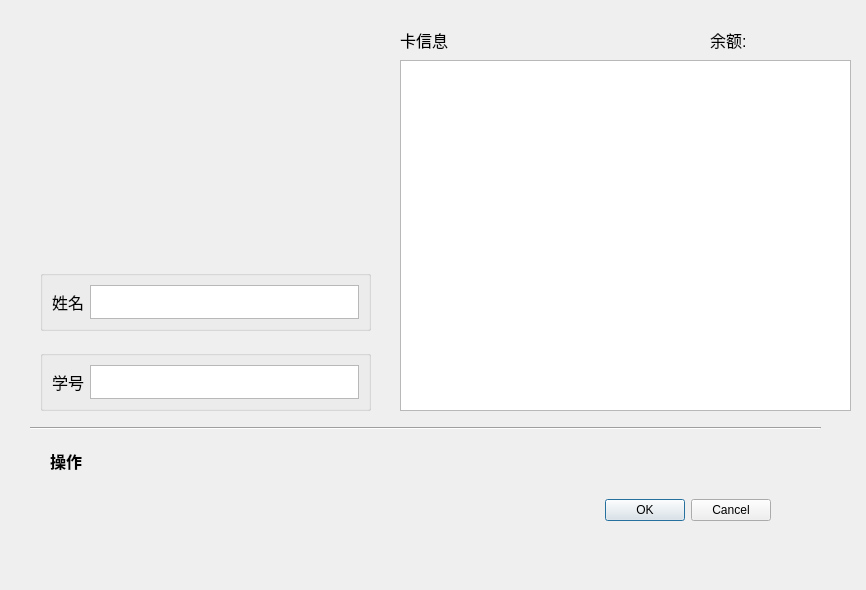
<?xml version="1.0" encoding="UTF-8"?>
<ui version="4.0">
 <class>stu_info</class>
 <widget class="QDialog" name="stu_info">
  <property name="geometry">
   <rect>
    <x>0</x>
    <y>0</y>
    <width>866</width>
    <height>590</height>
   </rect>
  </property>
  <property name="windowTitle">
   <string>Dialog</string>
  </property>
  <widget class="QDialogButtonBox" name="buttonBox">
   <property name="geometry">
    <rect>
     <x>300</x>
     <y>480</y>
     <width>471</width>
     <height>61</height>
    </rect>
   </property>
   <property name="orientation">
    <enum>Qt::Horizontal</enum>
   </property>
   <property name="standardButtons">
    <set>QDialogButtonBox::Cancel|QDialogButtonBox::Ok</set>
   </property>
  </widget>
  <widget class="QLabel" name="label">
   <property name="geometry">
    <rect>
     <x>110</x>
     <y>20</y>
     <width>221</width>
     <height>231</height>
    </rect>
   </property>
   <property name="text">
    <string>&lt;html&gt;&lt;head/&gt;&lt;body&gt;&lt;p&gt;&lt;img src=&quot;:/new/prefix1/logo/head1.png&quot;/&gt;&lt;/p&gt;&lt;/body&gt;&lt;/html&gt;</string>
   </property>
  </widget>
  <widget class="QGroupBox" name="groupBox">
   <property name="geometry">
    <rect>
     <x>40</x>
     <y>270</y>
     <width>331</width>
     <height>61</height>
    </rect>
   </property>
   <property name="title">
    <string/>
   </property>
   <layout class="QHBoxLayout" name="horizontalLayout">
    <item>
     <widget class="QLabel" name="label_2">
      <property name="font">
       <font>
        <pointsize>12</pointsize>
       </font>
      </property>
      <property name="text">
       <string>姓名</string>
      </property>
     </widget>
    </item>
    <item>
     <widget class="QTextBrowser" name="name">
      <property name="font">
       <font>
        <pointsize>12</pointsize>
       </font>
      </property>
     </widget>
    </item>
   </layout>
  </widget>
  <widget class="QGroupBox" name="groupBox_2">
   <property name="geometry">
    <rect>
     <x>40</x>
     <y>350</y>
     <width>331</width>
     <height>61</height>
    </rect>
   </property>
   <property name="title">
    <string/>
   </property>
   <layout class="QHBoxLayout" name="horizontalLayout_2">
    <item>
     <widget class="QLabel" name="label_3">
      <property name="font">
       <font>
        <pointsize>12</pointsize>
       </font>
      </property>
      <property name="text">
       <string>学号</string>
      </property>
     </widget>
    </item>
    <item>
     <widget class="QTextBrowser" name="stu_ID">
      <property name="font">
       <font>
        <pointsize>12</pointsize>
       </font>
      </property>
     </widget>
    </item>
   </layout>
  </widget>
  <widget class="QListView" name="card_list">
   <property name="geometry">
    <rect>
     <x>400</x>
     <y>60</y>
     <width>451</width>
     <height>351</height>
    </rect>
   </property>
   <property name="font">
    <font>
     <pointsize>12</pointsize>
    </font>
   </property>
  </widget>
  <widget class="QLabel" name="label_4">
   <property name="geometry">
    <rect>
     <x>400</x>
     <y>30</y>
     <width>69</width>
     <height>20</height>
    </rect>
   </property>
   <property name="font">
    <font>
     <pointsize>12</pointsize>
    </font>
   </property>
   <property name="text">
    <string>卡信息</string>
   </property>
  </widget>
  <widget class="QLabel" name="func">
   <property name="geometry">
    <rect>
     <x>50</x>
     <y>450</y>
     <width>251</width>
     <height>21</height>
    </rect>
   </property>
   <property name="font">
    <font>
     <pointsize>12</pointsize>
     <bold>true</bold>
     <underline>true</underline>
    </font>
   </property>
   <property name="text">
    <string>操作</string>
   </property>
  </widget>
  <widget class="Line" name="line">
   <property name="geometry">
    <rect>
     <x>30</x>
     <y>420</y>
     <width>791</width>
     <height>16</height>
    </rect>
   </property>
   <property name="orientation">
    <enum>Qt::Horizontal</enum>
   </property>
  </widget>
  <widget class="QLabel" name="money">
   <property name="geometry">
    <rect>
     <x>710</x>
     <y>30</y>
     <width>121</width>
     <height>20</height>
    </rect>
   </property>
   <property name="font">
    <font>
     <pointsize>12</pointsize>
    </font>
   </property>
   <property name="text">
    <string>余额:</string>
   </property>
  </widget>
 </widget>
 <resources/>
 <connections>
  <connection>
   <sender>buttonBox</sender>
   <signal>accepted()</signal>
   <receiver>stu_info</receiver>
   <slot>accept()</slot>
   <hints>
    <hint type="sourcelabel">
     <x>248</x>
     <y>254</y>
    </hint>
    <hint type="destinationlabel">
     <x>157</x>
     <y>274</y>
    </hint>
   </hints>
  </connection>
  <connection>
   <sender>buttonBox</sender>
   <signal>rejected()</signal>
   <receiver>stu_info</receiver>
   <slot>reject()</slot>
   <hints>
    <hint type="sourcelabel">
     <x>316</x>
     <y>260</y>
    </hint>
    <hint type="destinationlabel">
     <x>286</x>
     <y>274</y>
    </hint>
   </hints>
  </connection>
 </connections>
</ui>
